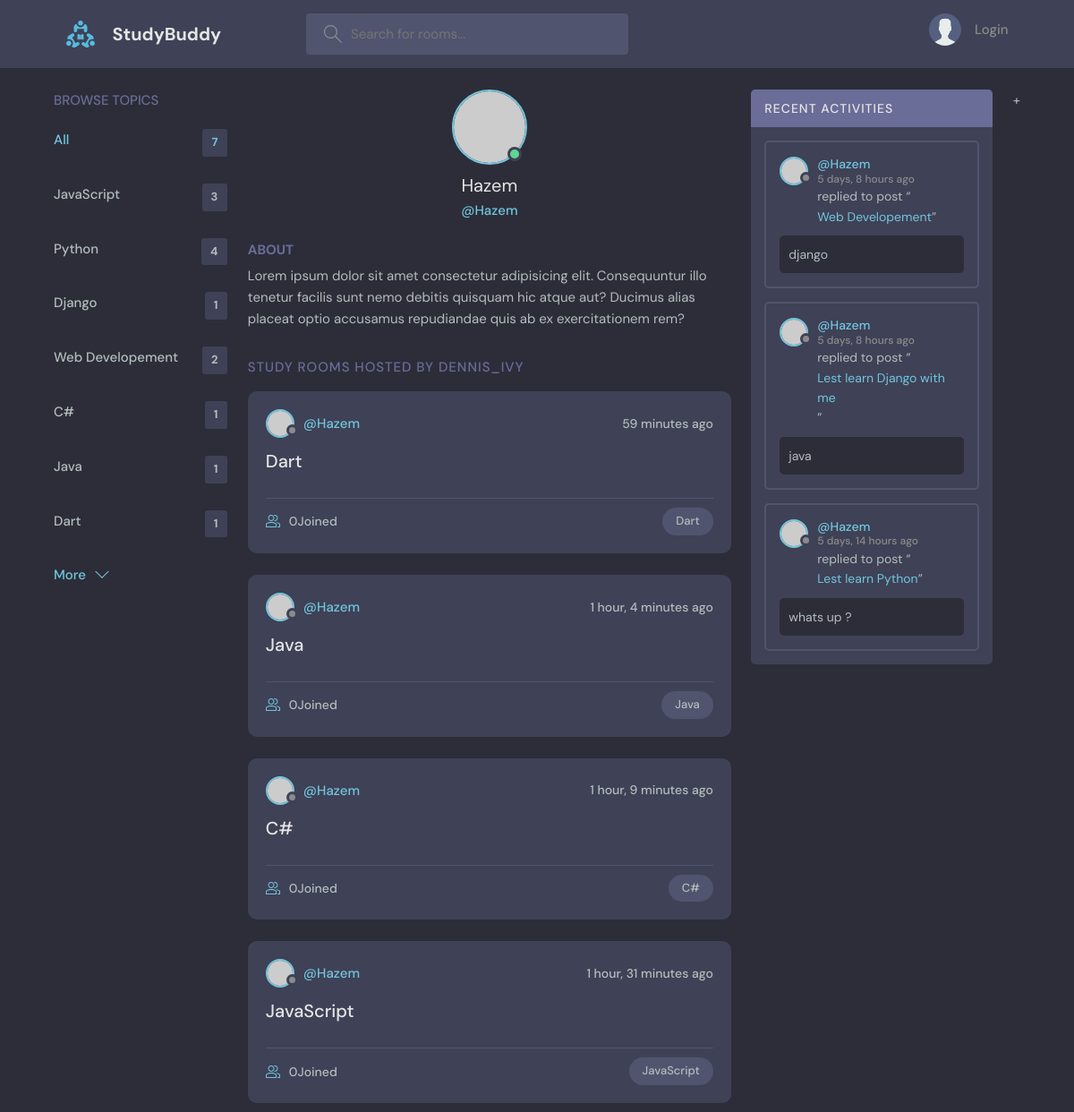
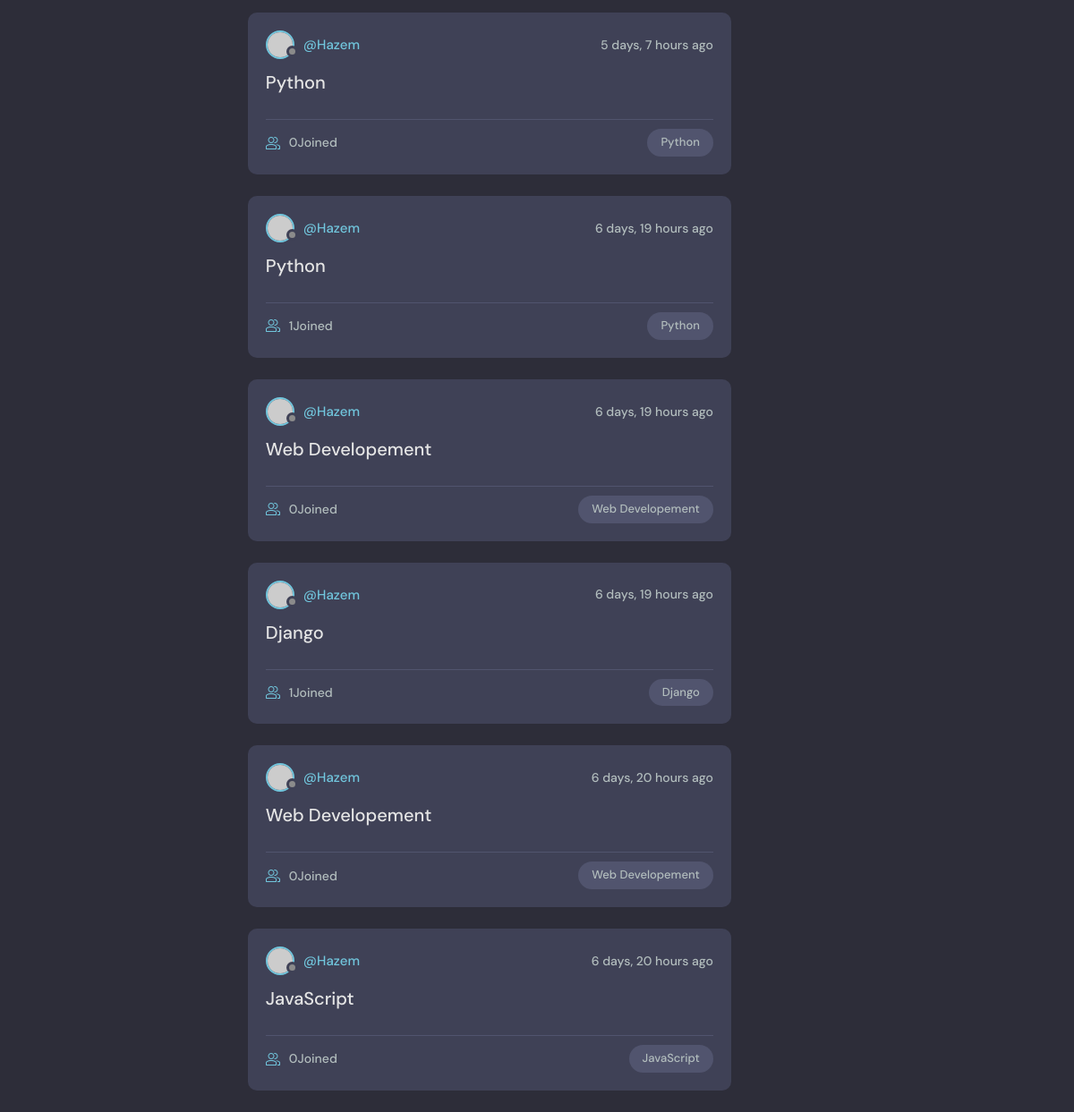
Page /profile/1/ on the committed database (2 pictures, top to bottom).
### base/models.py (models this page shows, shortened)
class Topic(models.Model):
    name = models.CharField(max_length=200)

class Room(models.Model):
    host = models.ForeignKey(User, on_delete=models.SET_NULL, null=True)
    topic = models.ForeignKey(Topic, on_delete=models.SET_NULL, null=True)
    name = models.CharField(max_length=200)
    description = models.TextField(null=True, blank=True)
    participations = models.ManyToManyField(
        User, related_name='participations', blank=True)
    updated = models.DateTimeField(auto_now=True)
    created = models.DateTimeField(auto_now_add=True)
    class Meta:
        ordering = ['-updated', '-created']
    def __str__(self):
        return self.name

class Message(models.Model):
    user = models.ForeignKey(User, on_delete=models.CASCADE)
    room = models.ForeignKey(Room, on_delete=models.CASCADE)
    body = models.TextField()
    updated = models.DateTimeField(auto_now=True)
    created = models.DateTimeField(auto_now_add=True)
    class Meta:
        ordering = ['-updated', '-created']

### base/views.py (the view)
# urls.py: path('profile/<str:pk>/', views.userProfile, name='user-profile'),
def userProfile(request, pk):
    user = User.objects.get(id=pk)
    room_messages = user.message_set.all()
    topics = Topic.objects.all()
    rooms = user.room_set.all()
    context = {
        'user': user,
        'rooms': rooms,
        'room_messages': room_messages,
        'topics': topics,
    }
    return render(request, 'base/profile.html', context)

### base/templates/base/profile.html (shortened to what this page needs)
{% extends 'main.html' %} {% block content %}
  <main class="profile-page layout layout--3">
    <div class="container">
   {% include 'base/topics_component.html' %}
      <div class="roomList">
        <div class="profile">
          <div class="profile__avatar">
            <div class="avatar avatar--large active">
              <img src="https://randomuser.me/api/portraits/men/11.jpg" />
            </div>
          </div>
          <div class="profile__info">
            <h3>{{user.username}}</h3>
            <p>@{{user.username}}</p>
          </div>
          <div class="profile__about">
            <h3>About</h3>
            <p>
              Lorem ipsum dolor sit amet consectetur adipisicing elit. Consequuntur illo tenetur
              facilis sunt nemo debitis quisquam hic atque aut? Ducimus alias placeat optio
              accusamus repudiandae quis ab ex exercitationem rem?
            </p>
          </div>
        </div>
        <div class="roomList__header">
          <div>
            <h2>Study Rooms Hosted by dennis_ivy</a>
            </h2>
          </div>
        </div>
         {% include 'base/feed_component.html' %}
      </div>
    {% include "base/activitiy_component.html" %}
    </div>
  </main>
{% endblock content %}

### base/templates/base/topics_component.html
<div class="topics">
  <div class="topics__header">
    <h2>Browse Topics</h2>
  </div>
  <ul class="topics__list">
    <li>
      <a href="{% url 'home' %}" class="active"
        >All <span>{{topics.count}}</span></a
      >
    </li>
    {% for topic in topics %}
    <li>
      <a href="{% url 'home' %}?q={{topic.name}}"
        >{{topic.name}} <span>{{topic.room_set.all.count}}</span></a
      >
    </li>
    {% endfor %}
  </ul>
  <a class="btn btn--link" href="topics.html">
    More
    <svg
      version="1.1"
      xmlns="http://www.w3.org/2000/svg"
      width="32"
      height="32"
      viewBox="0 0 32 32"
    >
      <title>chevron-down</title>
      <path d="M16 21l-13-13h-3l16 16 16-16h-3l-13 13z"></path>
    </svg>
  </a>
</div>

### base/templates/base/feed_component.html (shortened to what this page needs)
{% for room in rooms %}
<div class="roomListRoom">
  <div class="roomListRoom__header">
    <a
      href="{% url 'user-profile' room.host.id %}"
      class="roomListRoom__author"
    >
      <div class="avatar avatar--small">
        <img src="https://randomuser.me/api/portraits/women/11.jpg" />
      </div>
      <span>@{{room.host.username}}</span>
    </a>
    <div class="roomListRoom__actions">
      <span>{{room.created|timesince}} ago</span>
    </div>
  </div>
  <div class="roomListRoom__content">
    <a href="{% url 'room' room.id %}">{{room.topic.name}}</a>
  </div>
  <div class="roomListRoom__meta">
    <a href="{% url 'room' room.id %}" class="roomListRoom__joined">
      {{room.participations.all.count}}Joined
    </a>
    <p class="roomListRoom__topic">{{room.topic.name}}</p>
  </div>
</div>
{% endfor %}

### base/templates/base/activitiy_component.html (shortened to what this page needs)
<div class="activities">
  <div class="activities__header">
    <h2>Recent Activities</h2>
  </div>
  {% for message in room_messages %}
  <div class="activities__box">
    <div class="activities__boxHeader roomListRoom__header">
      <a
        href="{% url 'user-profile' message.user.id %}"
        class="roomListRoom__author"
      >
        <div class="avatar avatar--small">
          <img src="https://randomuser.me/api/portraits/women/11.jpg" />
        </div>
        <p>
          @{{message.user}}
          <span>{{message.created|timesince}} ago</span>
        </p>
      </a>
    </div>
    <div class="activities__boxContent">
      <p>
        replied to post “<a href="{% url 'room' message.room.id %}"
          >{{message.room}}</a
        >”
      </p>
      <div class="activities__boxRoomContent">{{message.body}}</div>
    </div>
  </div>
  {% endfor %}
</div>
+

### rows in the picture
Topic: name "JavaScript", room_set.all.count "3"
Topic: name "Python", room_set.all.count "4"
Topic: name "Django", room_set.all.count "1"
Topic: name "Web Developement", room_set.all.count "2"
Topic: name "C#", room_set.all.count "1"
Topic: name "Java", room_set.all.count "1"
Topic: name "Dart", room_set.all.count "1"
Room: host.username "Hazem", created "59 minutes", topic.name "Dart", participations.all.count "0"
Room: host.username "Hazem", created "1 hour, 4 minutes", topic.name "Java", participations.all.count "0"
Room: host.username "Hazem", created "1 hour, 9 minutes", topic.name "C#", participations.all.count "0"
Room: host.username "Hazem", created "1 hour, 31 minutes", topic.name "JavaScript", participations.all.count "0"
Room: host.username "Hazem", created "5 days, 7 hours", topic.name "Python", participations.all.count "0"
Room: host.username "Hazem", created "6 days, 19 hours", topic.name "Python", participations.all.count "1"
Room: host.username "Hazem", created "6 days, 19 hours", topic.name "Web Developement", participations.all.count "0"
Room: host.username "Hazem", created "6 days, 19 hours", topic.name "Django", participations.all.count "1"
Room: host.username "Hazem", created "6 days, 20 hours", topic.name "Web Developement", participations.all.count "0"
Room: host.username "Hazem", created "6 days, 20 hours", topic.name "JavaScript", participations.all.count "0"
Message: user "Hazem", created "5 days, 8 hours", room "Web Developement", body "django"
Message: user "Hazem", created "5 days, 8 hours", room "Lest learn Django with me", body "java"
Message: user "Hazem", created "5 days, 14 hours", room "Lest learn Python", body "whats up ?"

### other values in the picture
{{ topics.count }} "7"
{{ user.username }} "Hazem"
